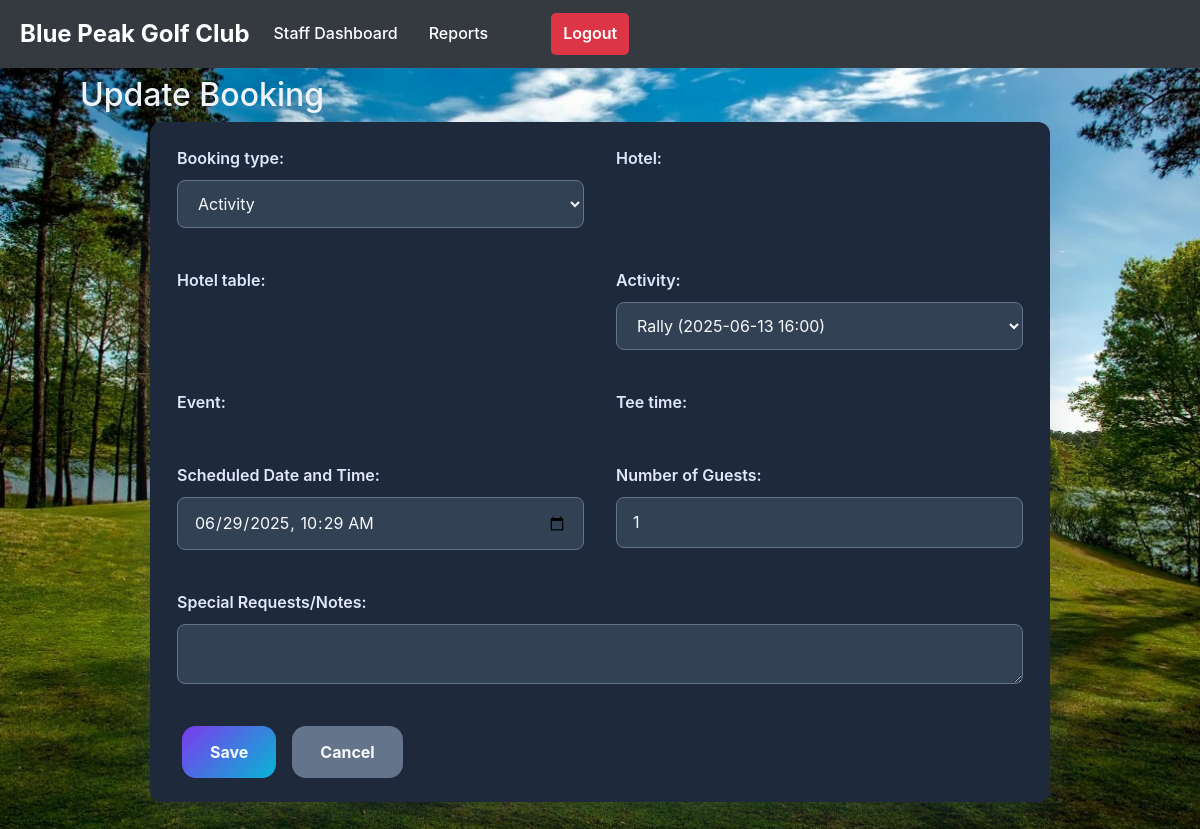
The page /staff/bookings/update/3/ (signed in) on the database its author committed.
### reserve/models.py (models this page shows, shortened)
class Booking(models.Model):
    BOOKING_TYPE_CHOICES = (
        ('hotel', 'Hotel Room'),
        ('table', 'Hotel Table'),
        ('activity', 'Activity'),
        ('event', 'Event'),
        ('tee_time', 'Tee Time'),
    )
    member = models.ForeignKey(MemberProfile, on_delete=models.CASCADE, related_name='bookings')
    booking_type = models.CharField(max_length=10, choices=BOOKING_TYPE_CHOICES)
    hotel = models.ForeignKey(Hotel, on_delete=models.CASCADE, blank=True, null=True)
    hotel_table = models.ForeignKey(HotelTable, on_delete=models.CASCADE, blank=True, null=True)
    activity = models.ForeignKey(Activity, on_delete=models.CASCADE, blank=True, null=True)
    event = models.ForeignKey(Event, on_delete=models.CASCADE, blank=True, null=True)
    tee_time = models.ForeignKey(TeeTime, on_delete=models.CASCADE, blank=True, null=True)
    booking_date = models.DateTimeField(auto_now_add=True)
    scheduled_date = models.DateTimeField(verbose_name='Scheduled Date and Time')
    number_of_guests = models.PositiveIntegerField(default=1, verbose_name='Number of Guests')
    notes = models.TextField(blank=True, verbose_name='Special Requests/Notes')
    class Meta:
        verbose_name = 'Booking'
        verbose_name_plural = 'Bookings'
        ordering = ['-booking_date']

### reserve/views.py (the view)
# urls.py: path('staff/bookings/update/<int:pk>/', views.booking_update, name='booking_update'),
@login_required
@user_passes_test(is_staff)
def booking_update(request, pk):
    booking = get_object_or_404(Booking, pk=pk)
    if request.method == 'POST':
        form = BookingForm(request.POST, instance=booking)
        if form.is_valid():
            form.save()
            messages.success(request, "Booking updated successfully.")
            return redirect('booking_list')
    else:
        form = BookingForm(instance=booking)
    return render(request, 'staff/booking/booking_form.html', {'form': form})

### reserve/models.py (called while the page is built)
    def __str__(self):
        return f'{self.name} ({self.start_time.strftime("%Y-%m-%d %H:%M")})'

    def __str__(self):
        return f'{self.name} on {self.event_date}'

### reserve/views.py (called while the page is built)
def is_staff(user):
    return user.is_staff  # Or any other criteria for staff

### reserve/templates/staff/booking/booking_form.html (shortened to what this page needs)
{% extends "base.html" %}
{% block content %}
<h2>{% if form.instance.pk %}Update Booking{% else %}Create Booking{% endif %}</h2>
<form method="post" class="booking-form" novalidate>
    <div class="form-row">
        {% for field in form %}
        <div class="form-group flex-item">
            {{ field.label_tag }}
            <div class="input-wrapper">
                {{ field }}
            </div>
        </div>
        {% endfor %}
    </div>
    <div class="form-actions">
        <button type="submit" class="btn btn-primary">Save</button>
        <a href="{% url 'booking_list' %}" class="btn btn-secondary">Cancel</a>
    </div>
</form>
{% endblock %}

### reserve/templates/staff/booking/booking_form.html (style rules this page uses)
.booking-form { max-width: 900px; margin: 0 auto; padding: 24px 32px; border-radius: 12px; background: #1e293b; box-shadow: 0 12px 40px rgba(100, 116, 139, 0.2); color: #f1f5f9; font-family: 'Inter', sans-serif; display: flex; flex-direction: column; height: 80vh; overflow-y: auto; }

### rows shown on the page
Booking: form "Activity" "Rally (2025-06-13 16:00)" "06/29/2025 10:29" "1"

### other values the page prints
{{ field.label_tag }} "Booking type:" "Hotel:" "Hotel table:" "Activity:" "Event:" "Tee time:" "Scheduled Date and Time:" "Number of Guests:" "Special Requests/Notes:"
